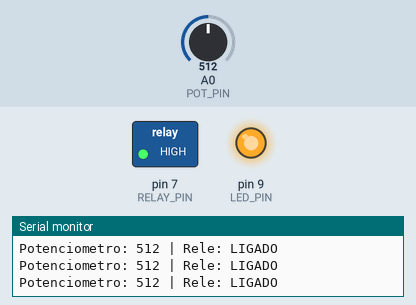
A sketch run on a simulated Arduino Uno, built with avr-gcc and run on an emulated ATmega328P. On the bench: switched loads named in the sketch (green lamp = pin HIGH), output pins drawn as LEDs (lit = HIGH), the last lines printed to the serial monitor. Inputs (shaded band) come from the test bench; at power-on: A0 (POT_PIN) = 512.

Above: at 1.2 s.
1.3 s: A0 (POT_PIN) set to 520
At 2.5 s:
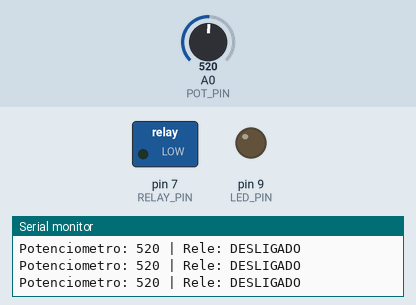
2.8 s: A0 (POT_PIN) set to 511
At 4.0 s:
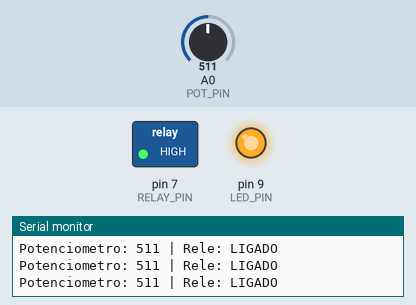
4.3 s: A0 (POT_PIN) set to 716
At 5.6 s:
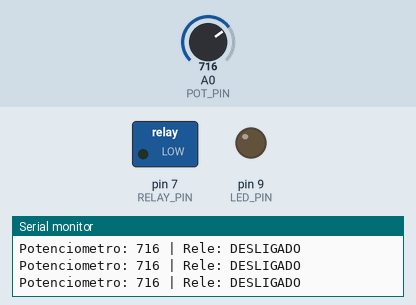
Timing chart, 0 to 7.3 s (numbered marks = the images above; inputs shaded):
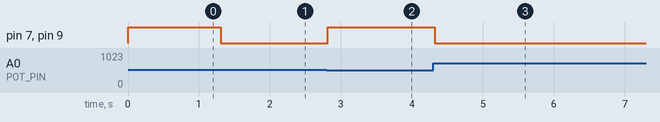

Measured:
- the behaviour switches between 512 and 513 on A0 (POT_PIN) (found by bisection; images 0 and 1)
- after the input at 1.3 s, pin 7 (RELAY_PIN), pin 9 (LED_PIN): HIGH → LOW at once
- after the input at 2.8 s, pin 7 (RELAY_PIN), pin 9 (LED_PIN): LOW → HIGH at once
- after the input at 4.3 s, pin 7 (RELAY_PIN), pin 9 (LED_PIN): HIGH → LOW at once

The sketch:

exercicio-02.ino
```cpp
// =============================
// Acionamento automático do relé via potenciômetro
// =============================

#define POT_PIN A0  // Pino do potenciômetro
#define RELAY_PIN 7 // Relé
#define LED_PIN 9   // LED indicador opcional

void setup()
{
  pinMode(POT_PIN, INPUT);
  pinMode(RELAY_PIN, OUTPUT);
  pinMode(LED_PIN, OUTPUT);

  digitalWrite(RELAY_PIN, HIGH); // Relé inicia ligado (lâmpada acesa)
  digitalWrite(LED_PIN, HIGH);   // LED indicador
  Serial.begin(9600);
}

void loop()
{
  int potValue = analogRead(POT_PIN);

  // Condição para ligar/desligar o relé
  if (potValue > 512)
  {
    digitalWrite(RELAY_PIN, LOW); // Desliga lâmpada
    digitalWrite(LED_PIN, LOW);
  }
  else
  {
    digitalWrite(RELAY_PIN, HIGH); // Liga lâmpada
    digitalWrite(LED_PIN, HIGH);
  }

  Serial.print("Potenciometro: ");
  Serial.print(potValue);
  Serial.print(" | Rele: ");
  Serial.println((potValue > 512) ? "DESLIGADO" : "LIGADO");

  delay(100);
}
```
